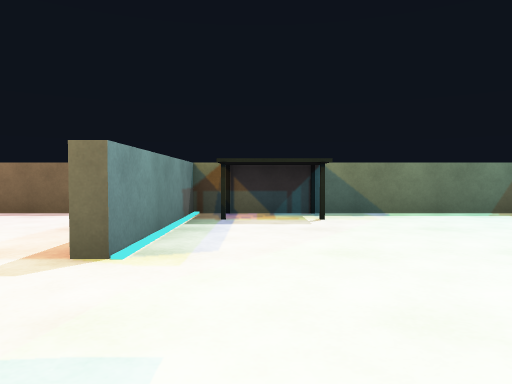
View 1 (above)

24 first-person views from a walk through a Unity game level. The camera is 0.68 m above the floor, tilts 2° down and sees 70° across. The floor is counted in squares, 1 m on a side. Each view is taken from the middle of a square. On the plan, view 1 faces up. The plan holds only what a view shows up to about 11 squares ahead; the rest is blank. The player is left out. Some animated figures are not drawn. Surface patterns are stand-ins for the level's own textures.

View 2
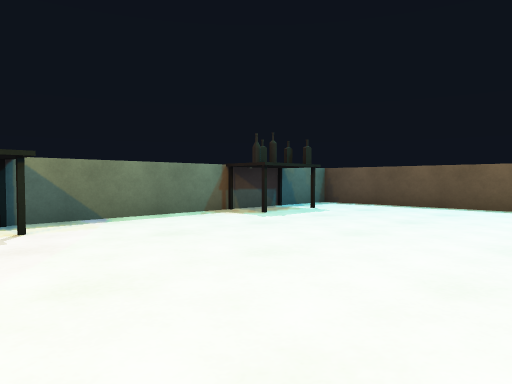

View 3
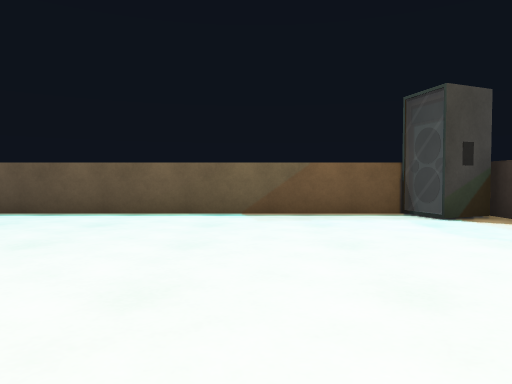

View 4
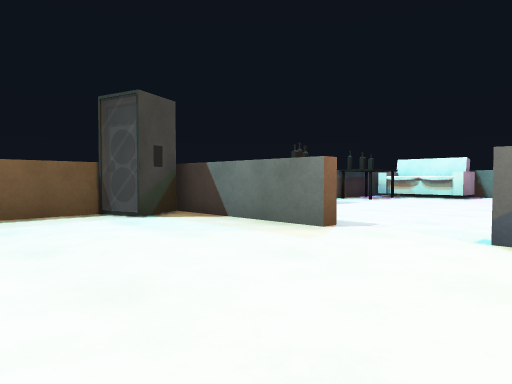

View 5
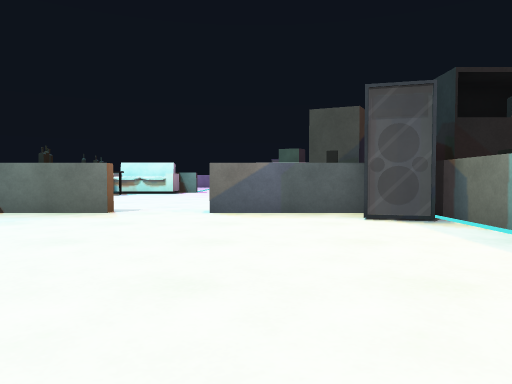

View 6
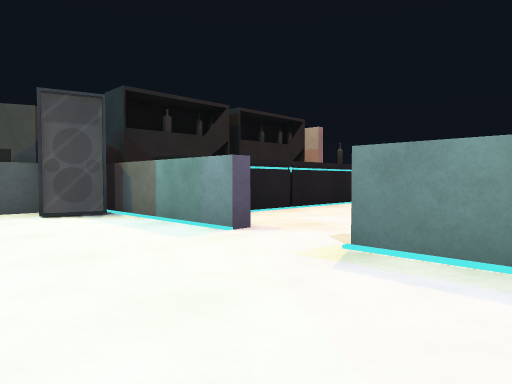

View 7
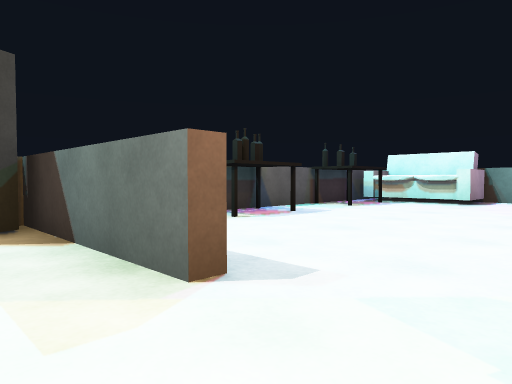

View 8
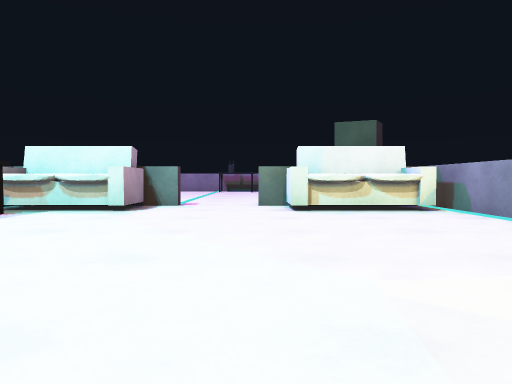

View 9
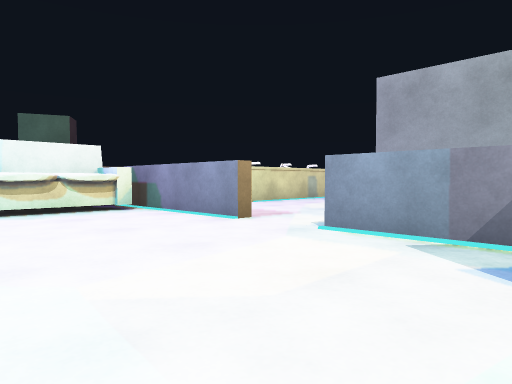

View 10
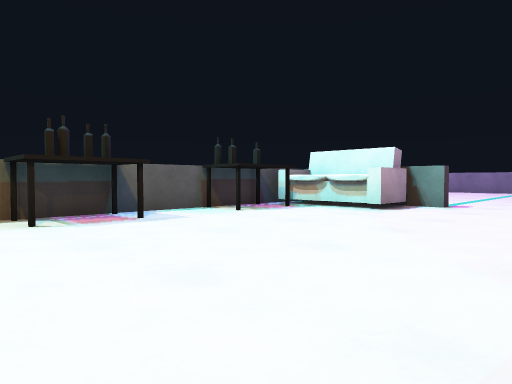

View 11
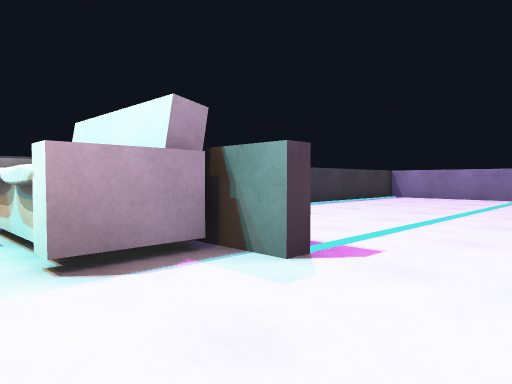

View 12
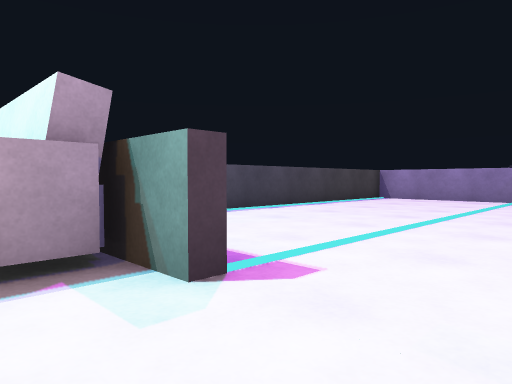

View 13
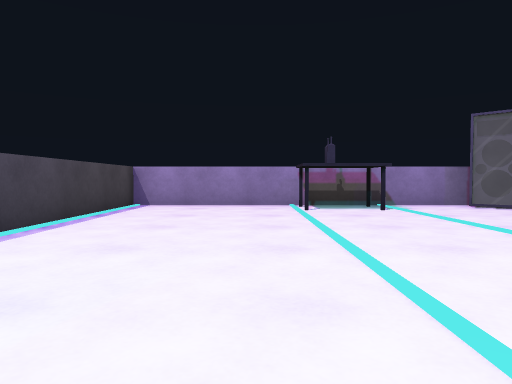

View 14
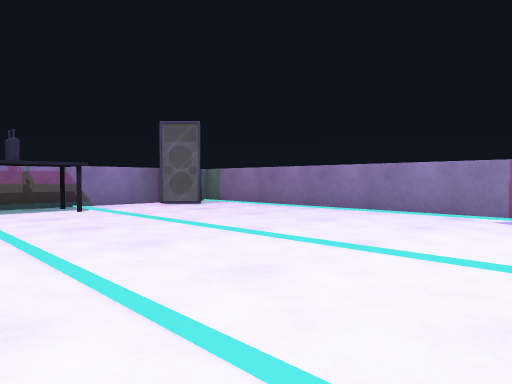

View 15
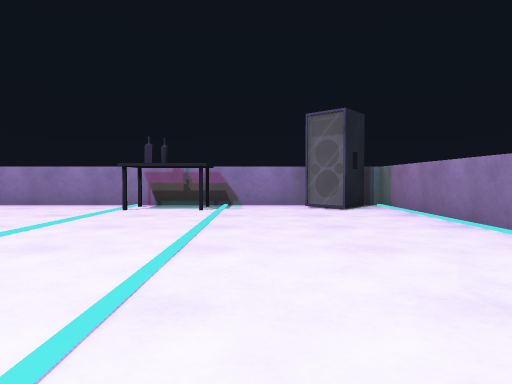

View 16
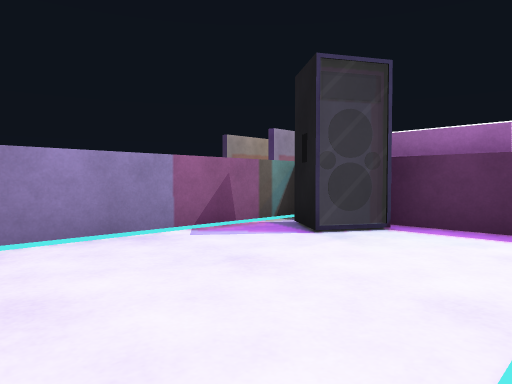

View 17
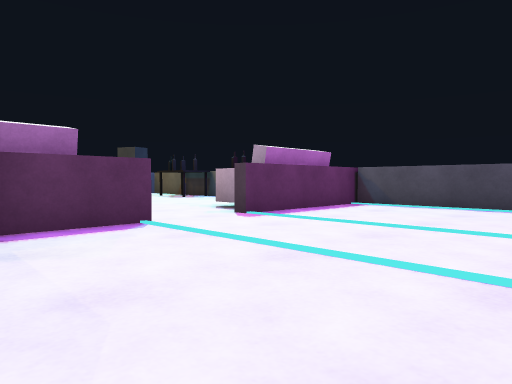

View 18
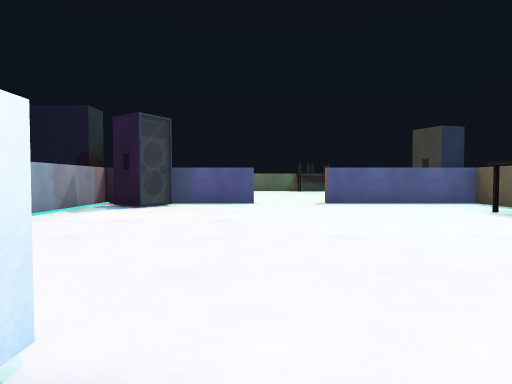

View 19
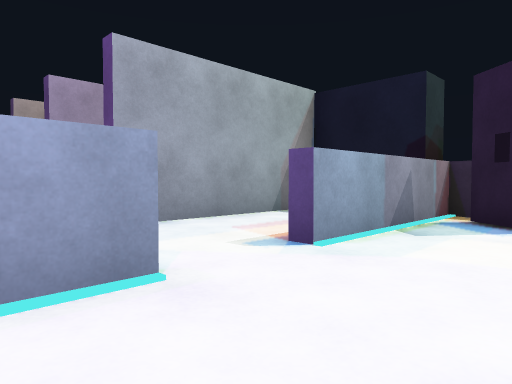

View 20
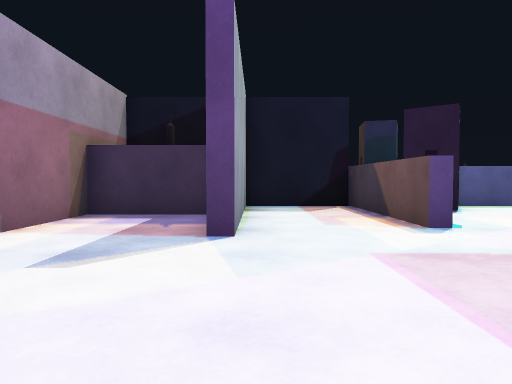

View 21
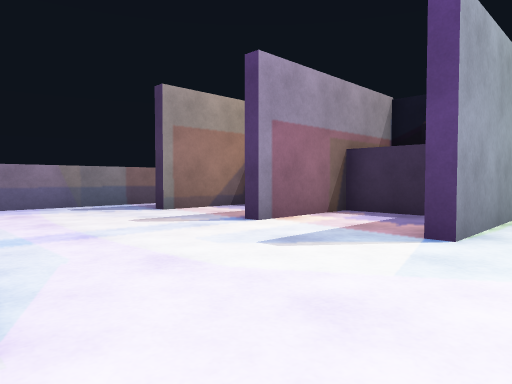

View 22
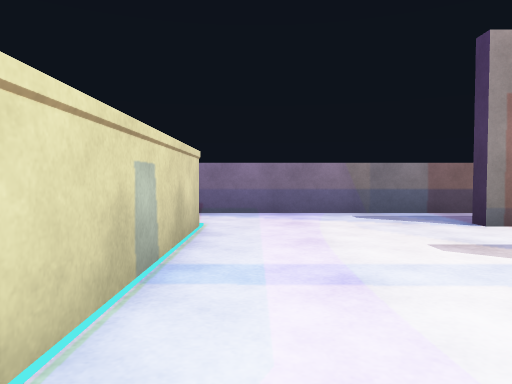

View 23
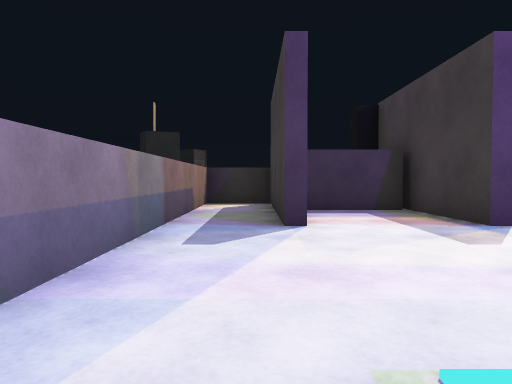

View 24
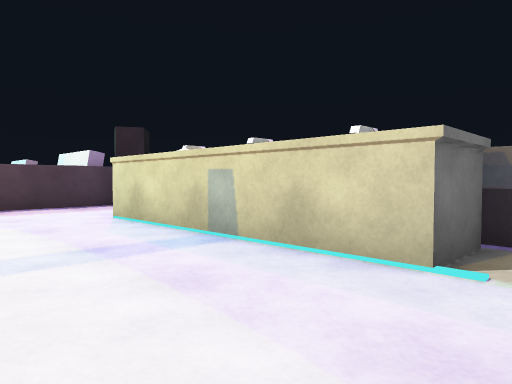

### Floor plan
Points are (right, up) in squares from view 1. A wall is a line through its corners. A room is listed if a view was taken in it or the views show most of it. See-through windows are left out.
Room 1 (views 1, 2, 3, 4, 5, 6, 7)
walls: (1.4, 6.2) (-0.6, 6.2); (7.2, 6.2) (5.4, 6.2) (5.4, 7.4); (-1.3, 1.4) (-1.3, -2.8); (4.9, -3.4) (9.3, -3.4); (6.5, 7.3) (-1.3, 7.3) (-1.3, 3); (9.2, -1.5) (9.2, 7.3) (6.6, 7.3); (-0.2, -3.4) (3, -3.4)
ways out: opening at (4, -4) to room 2; opening at (-2, 2.5)
objects: speaker (-1, -2) to (0, -2); speaker (8, -2) to (9, -2)
Room 2 (views 8, 9, 10, 11, 12, 13, 14, 15, 16, 17, 18, 19)
walls: (3, -14.7) (0.5, -14.7); (4.9, -14.4) (5.5, -14.4); (5.5, -14.7) (5, -14.7); (-1.3, -14.6) (-1.3, -25.5) (-0.7, -25.5); (7.9, -12.2) (7.9, -10.4) (9.1, -10.4); (9.2, -14.4) (9.2, -11.6); (-1.3, -9.6) (-1.3, -13.8); (9.2, -11.5) (9.2, -3.7) (5, -3.7); (7.9, -8.2) (7.9, -6.4) (9.1, -6.4); (3, -24) (4.9, -24) (4.9, -25.1); (0.4, -25.5) (9.2, -25.5) (9.2, -14.7); (3, -3.7) (0.6, -3.7); (-1.3, -3.6) (-1.3, -7.9)
ways out: opening at (4, -4) to room 1; opening at (-2, -8.5) to room 3
objects: speaker (0, -25) to (1, -24); speaker (0, -16); sofa (0, -14) to (2, -13); speaker (0, -5); sofa (6, -14) to (8, -13)
Room 3 (views 20, 21, 22, 23, 24)
walls: (-7.6, -8.8) (-7.6, -6.5); (-10.6, -8.8) (-10.6, -4); (-7.3, -5.9) (-7.3, -8.8); (-10.3, -6.1) (-10.3, -8.8); (-4.3, -6.5) (-4.3, -8.8); (-10.5, -3.7) (-12.4, -3.7) (-12.4, -13.2); (-1.3, -7.9) (-1.6, -7.9) (-1.6, -6.4); (-1.6, -14.1) (-1.6, -11.6)
ways out: opening at (-2, -8.5) to room 2; opening at (-3.5, -7) to room 4; opening at (-10.5, -5); opening at (-9, -7); opening at (-6, -7.5)
objects: other object (-10, -14) to (-5, -13)
Room 4 (no view inside)
walls: (-4.3, -4.2) (-4.3, -4.9); (-1.6, -6.4) (-1.6, -3.7) (-4.2, -3.7)
ways out: opening at (-3.5, -7) to room 3

Where each view was taken, in squares from view 1:
view 1: 0 up, 0 right, facing up
view 2: 1 up, 0 right, facing up-right
view 3: 1 up, 2 right, facing right
view 4: 1 up, 2 right, facing down-right
view 5: 4 up, 2 right, facing down
view 6: 5 up, 2 right, facing down-left
view 7: 2 down, 3 right, facing down-right
view 8: 5 down, 3 right, facing down
view 9: 5 down, 3 right, facing down-left
view 10: 5 down, 2 right, facing down-right
view 11: 12 down, 3 right, facing down-right
view 12: 13 down, 3 right, facing down-right
view 13: 16 down, 6 right, facing down
view 14: 16 down, 6 right, facing down-left
view 15: 16 down, 2 right, facing down
view 16: 20 down, 3 right, facing up-left
view 17: 20 down, 0 right, facing up-right
view 18: 14 down, 3 right, facing up
view 19: 11 down, 1 right, facing up-left
view 20: 13 down, 4 left, facing up
view 21: 13 down, 3 left, facing up-left
view 22: 12 down, 5 left, facing left
view 23: 14 down, 11 left, facing up
view 24: 10 down, 11 left, facing down-right
